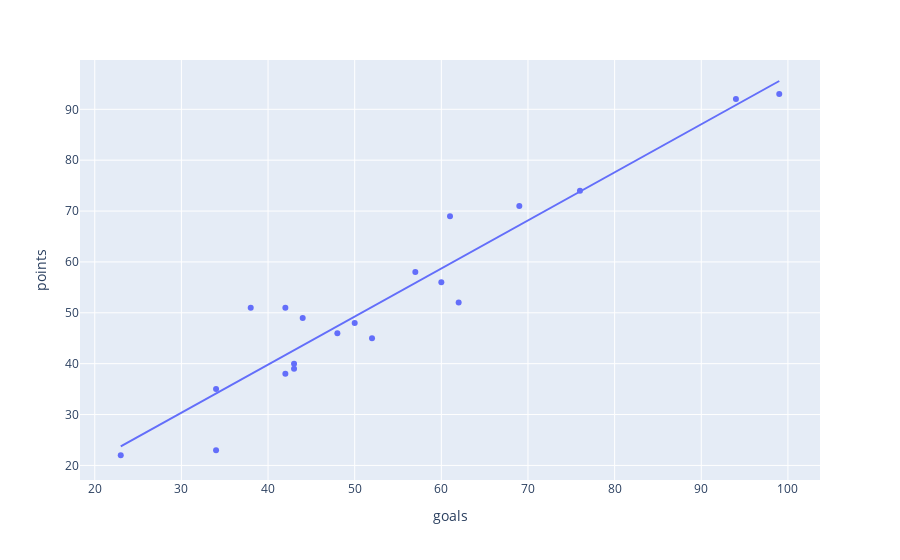

Notebook source saved alongside this figure:
### Markdown cell above
### Visualize the data

### Code cell


### Figure 1 — Plotly figure (JSON) as saved in the notebook; plotly's stock layout.template omitted (floating-point values rounded to 4 significant figures)
{"data": [{"hovertemplate": "goals=%{x}<br>points=%{y}<extra></extra>", "legendgroup": "", "marker": {"color": "#636efa", "symbol": "circle"}, "mode": "markers", "name": "", "orientation": "v", "showlegend": false, "type": "scatter", "x": [99, 94, 76, 69, 61, 57, 60, 62, 42, 38, 44, 50, 48, 52, 43, 43, 42, 34, 34, 23], "xaxis": "x", "y": [93, 92, 74, 71, 69, 58, 56, 52, 51, 51, 49, 48, 46, 45, 40, 39, 38, 35, 23, 22], "yaxis": "y"}, {"hovertemplate": "<b>OLS trendline</b><br>points = 0.945271 * goals + 1.98071<br>R<sup>2</sup>=0.903610<br><br>goals=%{x}<br>points=%{y} <b>(trend)</b><extra></extra>", "legendgroup": "", "marker": {"color": "#636efa", "symbol": "circle"}, "mode": "lines", "name": "", "showlegend": false, "type": "scatter", "x": [23, 34, 34, 38, 42, 42, 43, 43, 44, 48, 50, 52, 57, 60, 61, 62, 69, 76, 94, 99], "xaxis": "x", "y": [23.72, 34.12, 34.12, 37.9, 41.68, 41.68, 42.63, 42.63, 43.57, 47.35, 49.24, 51.13, 55.86, 58.7, 59.64, 60.59, 67.2, 73.82, 90.84, 95.56], "yaxis": "y"}], "layout": {"legend": {"tracegroupgap": 0}, "margin": {"t": 60}, "xaxis": {"anchor": "y", "domain": [0, 1], "title": {"text": "goals"}}, "yaxis": {"anchor": "x", "domain": [0, 1], "title": {"text": "points"}}}}
